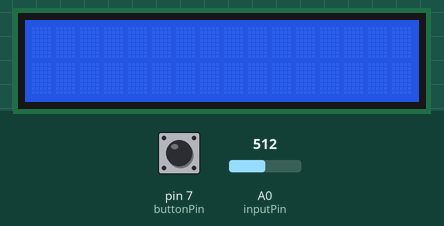
This program was run on a simulated Arduino Uno, built with avr-gcc and run on an emulated ATmega328P. Parts: 16×2 character LCD. The inputs (shaded band) are chosen by the test bench; at power-on: pin 7 (buttonPin) LOW, A0 (inputPin) = 512. What the program prints to the serial monitor is not drawn.

Above: at 1.3 s.
1.4 s: pin 7 (buttonPin) pulled HIGH for 3.2 s
At 2.8 s:
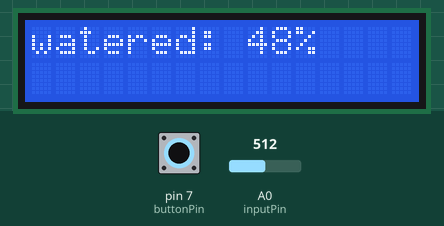
7.6 s: pin 7 (buttonPin) pulled HIGH for 0.15 s
10.7 s: pin 7 (buttonPin) pulled HIGH for 1 s
Timing chart, 0 to 13.7 s (numbered marks = the images above; inputs shaded):
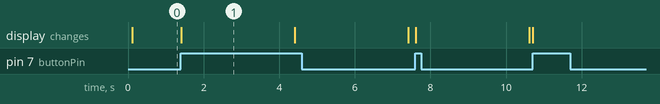

Measured:
- after the input at 1.4 s, the display: changes at once (image 1)
- what the display in image 1 shows lasts 3.0 s, from 1.4 s to 4.4 s

The program:

main.cpp
```cpp
#include <Arduino.h>
#include "debug.h"
#include <LiquidCrystal.h>

// defining states for state machine
#define IDLE 0
#define READING_MOISTURE 1
#define PRINTING_TO_SCREEN 2

// constants
const int inputPin = A0;
const int buttonPin = 7;

// initialise LCD library
const int rs = 12, en = 11, d4 = 5, d5 = 4, d6 = 3, d7 = 2;
LiquidCrystal lcd(rs, en, d4, d5, d6, d7);

// vars
int state = IDLE;
int buttonState;
int reading;
int readingPct;

// bone dry is 1023
// dry soil around ~600-700
// just watered is ~250-400

void setup() {
    // put your setup code here, to run once:
    initSerial();
    debug("initialisation complete");

    pinMode(buttonPin, INPUT);
    pinMode(inputPin, INPUT);

    // set up the LCD's number of columns and rows:
    lcd.begin(16, 2);
    delay(50);
    lcd.print("initialising");
}


void loop() {
    // put your main code here, to run repeatedly:
    debugln("looping");
    debugln(state);
    switch (state)
    {
    case IDLE:
        lcd.clear();
        lcd.noDisplay();
        buttonState = digitalRead(buttonPin);
        if (buttonState == HIGH) {
            state = READING_MOISTURE;
        }
        debugln("state idle");

        break;

    case READING_MOISTURE:
        debugln("reading moisture");
        reading = analogRead(inputPin);
        readingPct = map(reading, 800, 200, 0, 100);
        debugln("read moisture value");
        debug("moisture value: ");
        state = PRINTING_TO_SCREEN;
        break;

    case PRINTING_TO_SCREEN:
        debugln("printing");
        lcd.display();
        lcd.print("watered: ");
        lcd.print(readingPct);
        lcd.println("%");
        delay(3000);
        lcd.clear();
        lcd.noDisplay();
        state = IDLE;
        break;
  }
}
```

debug.h
```cpp
#ifndef DEBUG_H
#define DEBUG_H

#define DEBUG 1

#if DEBUG == 1
#define debug(x) Serial.print(x)
#define debugln(x) Serial.println(x)
#define initSerial() Serial.begin(115200)
#else
#define debug(x)
#define debugln(x)
#define initSerial()
#endif

#endif
```
